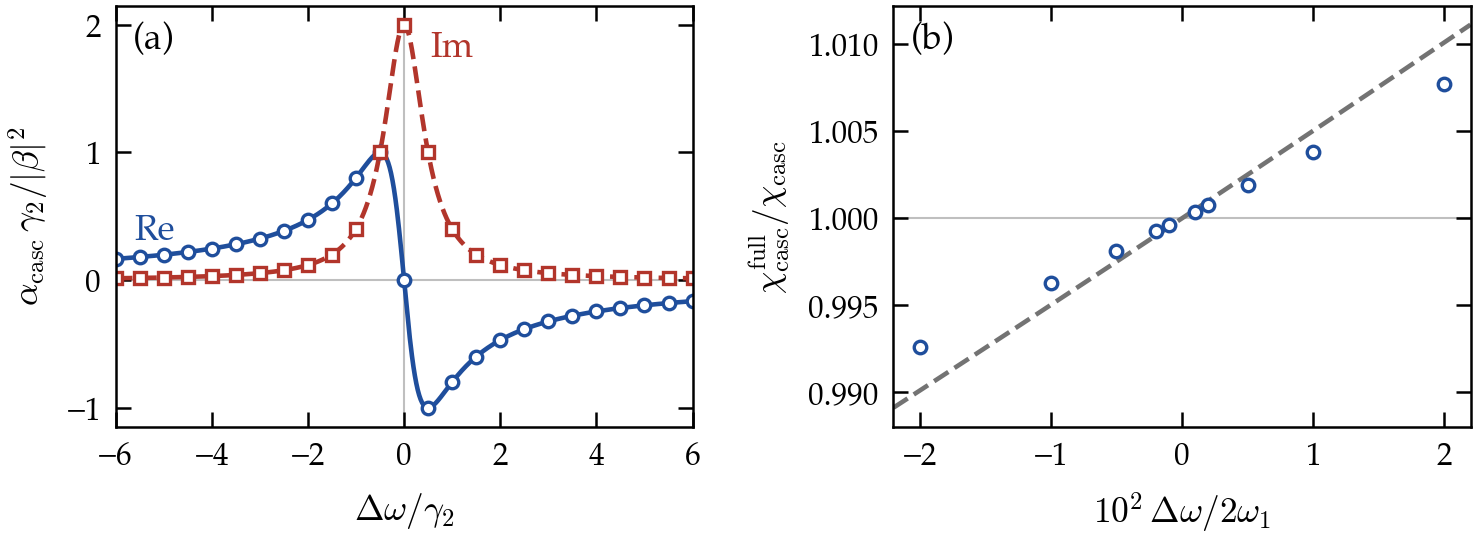

Recreate this plot in Python.
"""Fig. S1 of Supplement 1: checks of the cascaded susceptibility.

(a) Cascaded coefficient alpha_casc of the pump mode, real (Kerr) and
    imaginary (loss) parts, from steady-state integration of the two-mode
    equations (markers) and from the closed form
    alpha_casc = -beta1* beta / (Domega + i gamma2/2) (lines).
    Units: beta = gamma2 = 1 (N1 = N2), so alpha_casc is in units of
    |beta|^2 / gamma2.  gamma1 = 10 gamma2, gamma1^e = gamma1/2,
    delta1 = 0, alpha3 = 0, weak drive.
(b) Cascaded susceptibility of a one-dimensional two-layer Bloch cell,
    computed from the full driven second-harmonic field (finite
    differences, no modal expansion) and divided by the single-mode closed
    form, versus Domega / 2 omega1.  Dashed line: the single-mode pole
    without linearisation, 1 / (1 - Domega / 4 omega1).

Run:  conda run -n ml_base python fig_s1_checks.py
Writes fig_s1_checks.pdf and .png next to this script.
"""

from __future__ import annotations

import sys
from pathlib import Path

import matplotlib
matplotlib.use("Agg")
import matplotlib.pyplot as plt
import numpy as np
import scipy.sparse as sp
import scipy.sparse.linalg as spl
from scipy.linalg import eigh
from scipy.optimize import brentq

HERE = Path(__file__).resolve().parent
sys.path.insert(0, str(HERE.parents[1] / "cascaded_chi3"))
from params import TCMTParams          # noqa: E402
from tcmt import steady_state          # noqa: E402

# ------------------------------------------------------------------ style
plt.rcParams.update({
    "font.family": "serif",
    "font.serif": ["Palatino", "Palatino Linotype", "TeX Gyre Pagella",
                   "DejaVu Serif"],
    "mathtext.fontset": "cm",
    "font.size": 8.5,
    "axes.labelsize": 8.5,
    "xtick.labelsize": 7.5,
    "ytick.labelsize": 7.5,
    "axes.linewidth": 0.6,
    "xtick.major.width": 0.6,
    "ytick.major.width": 0.6,
    "xtick.direction": "in",
    "ytick.direction": "in",
    "xtick.top": True,
    "ytick.right": True,
    "lines.linewidth": 1.1,
    "savefig.bbox": "tight",
    "savefig.pad_inches": 0.02,
    "savefig.dpi": 300,
    "pdf.fonttype": 42,
})
BLUE, RED, GREY = "#1f4e9c", "#b2352b", "0.45"


# --------------------------------------------------------- panel (a) data
def panel_a():
    Dw = np.linspace(-6.0, 6.0, 25)
    base = dict(gamma1=10.0, gamma1_rad=5.0, alpha3=0.0, delta1=0.0)
    s_plus = 0.01
    re_num, im_num = np.empty_like(Dw), np.empty_like(Dw)
    for i, d in enumerate(Dw):
        p = TCMTParams(Domega=float(d), **base)
        a1, a2 = steady_state(p, s_plus, t_settle=200.0)
        # i conj(a1) a2 = i alpha_casc |a1|^2 a1  with beta = 1
        alpha = np.conj(a1) * a2 / (abs(a1) ** 2 * a1)
        re_num[i], im_num[i] = alpha.real, alpha.imag
    Dw_fine = np.linspace(-6.0, 6.0, 801)
    alpha_cf = -1.0 / (Dw_fine + 0.5j)
    return Dw, re_num, im_num, Dw_fine, alpha_cf


# --------------------------------------------------------- panel (b) data
L, NG = 1.0, 1200
Z = np.arange(NG) * L / NG
DZ = L / NG
LAYER_A = Z < 0.45 * L
EPS_A, EPS_B = 2.2 ** 2, 1.45 ** 2
CHI = np.where(LAYER_A, 1.0, 0.0)


def lap_bloch(k):
    D = np.zeros((NG, NG), complex)
    i = np.arange(NG)
    D[i, i] = 2.0 / DZ ** 2
    D[i[:-1], i[:-1] + 1] = -1.0 / DZ ** 2
    D[i[1:], i[1:] - 1] = -1.0 / DZ ** 2
    ph = np.exp(1j * k * L)
    D[NG - 1, 0] = -ph / DZ ** 2
    D[0, NG - 1] = -np.conj(ph) / DZ ** 2
    return D


def modes(k, eps, nmax=8):
    w2, V = eigh(lap_bloch(k), np.diag(eps), subset_by_index=[0, nmax - 1])
    return np.sqrt(w2.clip(0)), V


def integ(f):
    return np.sum(f) * DZ


def sh_eps(d):
    """SH permittivity, detuned by a scaling d that sets Domega."""
    return np.where(LAYER_A, EPS_A * (1 + d), EPS_B * (1 + 0.3 * d))


def panel_b():
    k1 = 0.37 * np.pi / L
    eps1 = np.where(LAYER_A, EPS_A, EPS_B)
    w_all, V1 = modes(k1, eps1)
    w1, f1 = w_all[0], V1[:, 0]
    W = 2 * w1
    w0, _ = modes(2 * k1, sh_eps(0.0))
    n_sh = int(np.argmin(abs(w0 - W)))

    def mismatch(d, target):
        w, _ = modes(2 * k1, sh_eps(d))
        return (W - w[n_sh]) / W - target

    targets = np.array([-2e-2, -1e-2, -5e-3, -2e-3, -1e-3,
                        1e-3, 2e-3, 5e-3, 1e-2, 2e-2])
    ratio = []
    for tgt in targets:
        d = brentq(mismatch, -0.3, 0.3, args=(tgt,), xtol=1e-13)
        eps2 = sh_eps(d)
        w, V = modes(2 * k1, eps2)
        w2, f2 = w[n_sh], V[:, n_sh]
        Dw = W - w2
        N2 = integ(eps2 * abs(f2) ** 2)
        M = integ(CHI * np.conj(f2) * f1 ** 2)
        I4 = integ(abs(f1) ** 4)
        A = sp.csr_matrix(lap_bloch(2 * k1) - W ** 2 * np.diag(eps2))
        E2 = spl.spsolve(A, W ** 2 * CHI * f1 ** 2)
        P_casc = 2 * CHI * E2 * np.conj(f1)
        chi3_full = integ(np.conj(f1) * P_casc) / (3 * I4)
        chi3_cf = -(2 * w1 / 3) * abs(M) ** 2 / (N2 * Dw * I4)
        ratio.append(chi3_full.real / chi3_cf)
    return targets, np.array(ratio)


def main():
    Dw, re_num, im_num, Dw_fine, alpha_cf = panel_a()
    x, ratio = panel_b()
    for xi, ri in zip(x, ratio):
        print(f"Dw/2w1 = {xi:+.0e}   full/closed form = {ri:.6f}")

    fig, (ax1, ax2) = plt.subplots(1, 2, figsize=(5.25, 2.05))

    ax1.axhline(0, color="0.75", lw=0.5, zorder=0)
    ax1.axvline(0, color="0.75", lw=0.5, zorder=0)
    ax1.plot(Dw_fine, alpha_cf.real, "-", color=BLUE)
    ax1.plot(Dw_fine, alpha_cf.imag, "--", color=RED)
    ax1.plot(Dw, re_num, "o", ms=3.0, mfc="white", mec=BLUE, mew=0.8)
    ax1.plot(Dw, im_num, "s", ms=2.8, mfc="white", mec=RED, mew=0.8)
    ax1.set_xlabel(r"$\Delta\omega/\gamma_2$")
    ax1.set_ylabel(r"$\alpha_{\mathrm{casc}}\,\gamma_2/|\beta|^2$")
    ax1.set_xlim(-6, 6)
    ax1.set_ylim(-1.15, 2.15)
    ax1.text(-5.6, 0.32, r"Re", color=BLUE)
    ax1.text(0.55, 1.75, r"Im", color=RED)
    ax1.text(0.03, 0.96, "(a)", transform=ax1.transAxes, va="top")

    xs = np.linspace(-0.022, 0.022, 200)
    ax2.axhline(1, color="0.75", lw=0.5, zorder=0)
    ax2.plot(100 * xs, 1 / (1 - xs / 2), "--", color=GREY)
    ax2.plot(100 * x, ratio, "o", ms=3.0, mfc="white", mec=BLUE, mew=0.8)
    ax2.set_xlabel(r"$10^{2}\,\Delta\omega/2\omega_1$")
    ax2.set_ylabel(r"$\chi^{\mathrm{full}}_{\mathrm{casc}}/\chi_{\mathrm{casc}}$")
    ax2.set_xlim(-2.2, 2.2)
    ax2.text(0.03, 0.96, "(b)", transform=ax2.transAxes, va="top")

    fig.tight_layout(w_pad=1.2)
    out = HERE / "fig_s1_checks"
    fig.savefig(out.with_suffix(".pdf"))
    fig.savefig(out.with_suffix(".png"), dpi=300)
    print(f"wrote {out}.pdf/.png")


if __name__ == "__main__":
    main()
